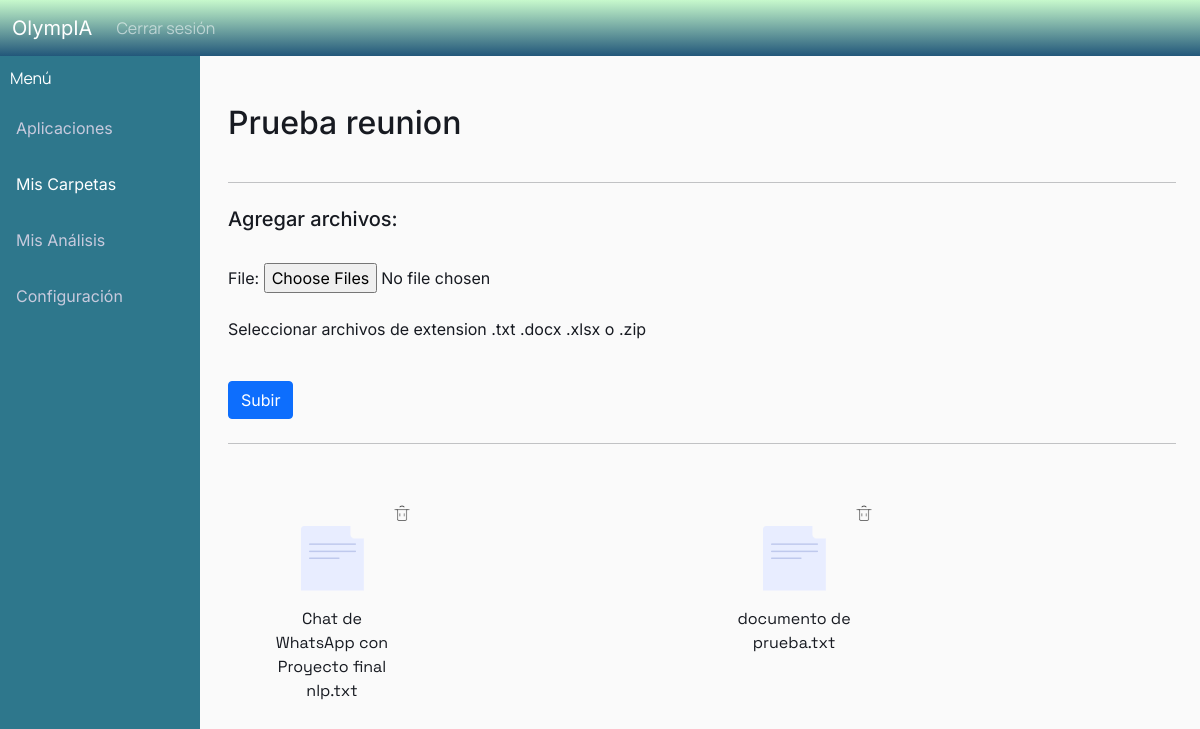
/carpeta/9 (signed in), run on the app's committed database.
### analisis/models.py (models this page shows, shortened)
class Carpeta(models.Model):
    nombre = models.CharField(max_length=256)
    fecha_creacion = models.DateTimeField(null=False)
    ultima_modificacion = models.DateTimeField(null=False)
    usuario = models.ForeignKey(User, on_delete=models.CASCADE)

class Archivo(models.Model):
    nombre = models.CharField(max_length=256)
    fecha_creacion =  models.DateTimeField(blank=True, default=datetime.now)
    arch = models.FileField(upload_to='archivos/') #upload_to='archivos/'
    carpeta = models.ForeignKey(Carpeta, on_delete=models.CASCADE)

### analisis/views.py (the view, shortened to what this page needs)
# urls.py: path("carpeta/<id_carpeta>", views.carpeta, name="analisis-carpeta"),
@login_required
def carpeta(request, id_carpeta):
    usuario_actual = request.user
    carpeta = Carpeta.objects.get(id = id_carpeta)
    if carpeta.usuario != usuario_actual:
        return HttpResponse("No tiene permiso para ver esta carpeta")
    form_file = FileForm(request.POST or None, request.FILES or None, carpeta_id =id_carpeta)
    context = {
        "carpeta": carpeta,
        "archivos": Archivo.objects.filter(carpeta = carpeta),
        "form_file" : form_file,
    }
    return render(request, "analisis/carpeta.html", context=context)

### analisis/forms.py (shortened to what this page needs)
class FileForm(forms.Form):
    file = forms.FileField(widget=forms.ClearableFileInput(attrs={'multiple': True}),
                           help_text='</br> <br/> Seleccionar archivos de extension .txt .docx .xlsx o .zip')
    def __init__(self, *args, **kwargs):
        self.carpeta_id = kwargs.pop('carpeta_id')
        super(FileForm, self).__init__(*args, **kwargs)

### analisis/templates/analisis/carpeta.html (shortened to what this page needs)
{% extends "analisis/base.html" %}
{% load static %}
{% block content %}
<div class="row">
    <div class="col-sm">
        <div class="sidebar">
            <div class="sidebar-brand"> Menú </div>
            <a href="{% url 'analisis-principal' %}">Aplicaciones</a>
            <a class="active" href="{% url 'analisis-carpetas' %}">Mis Carpetas</a>
            <a href="{% url 'analisis-resultados' %}">Mis Análisis</a>
            <a href="{% url 'analisis-config' %}">Configuración</a>
        </div>
    </div>
    <div class = "col-md-10">
        <main role="main" class="container">
            <h2>{{carpeta.nombre}}</h2>
            <div class="file-manager-actions container-p-x py-2">
                <hr class="m-0" />
                <div>
                    <h5> Agregar archivos: </h5>
                    <form action="" method=POST enctype="multipart/form-data">
                        {{form_file.as_p }}
                    <br/>
                    <input type="submit" value="Subir" class="btn btn-primary btn-md">
                </div>
                <hr class="m-0" />
            </div>
            <div class="container">
                <div class="row">
                    {% for archivo in archivos %}
                        <div class="col-6">
                            <div class="card bg-transparent border-0" style="width:10rem;">
                                <div class = "text-end">
                                    <a href="{% url 'analisis-borrar_archivo' archivo.id %}" onclick="return confirm('¿Estás seguro de que quieres eliminar este archivo?')">
                                        <img src="{% static 'images/trash.png'%}" width="20" >
                                    </a>
                                </div>
                                <div class="text-center" >
                                        <div class="text-center" >
                                            <img src="{% static 'images/archivo.png'%}">
                                        </div>
                                        <div class="card-body">
                                            <div class="card-title nombre">{{archivo.nombre}}</div>
                                        </div>
                                </div>
                            </div>
                        </div>
                    {% endfor %}
                </div>
            </div>
        </main>
    </div>
</div>
{% endblock content %}

### analisis/static/analisis.css (style rules this page uses)
body { background: #fafafa; color: #171A21; margin-top: 3.5rem; font-family: 'Inter', 'Space Grotesk', Arial, sans-serif; }
h1, h2, h3, h4, h5, h6 { color: #171A21; }
.sidebar { margin: 0; padding: 0; width: 200px; background-color: #2E778C; position: fixed; height: 100%; overflow: auto; }
.sidebar a { display: block; color: #C7CADD; padding: 16px; text-decoration: none; }
.sidebar a.active { color: white; }
.sidebar-brand { padding: 10px; color: #ffffff; font-family: 'Manrope'; }
.nombre { font-family: 'Space Grotesk'; text-decoration: none; }

### data on the page
Carpeta: nombre "Prueba reunion"
Archivo: nombre "Chat de WhatsApp con Proyecto final nlp.txt"
Archivo: nombre "documento de prueba.txt"
